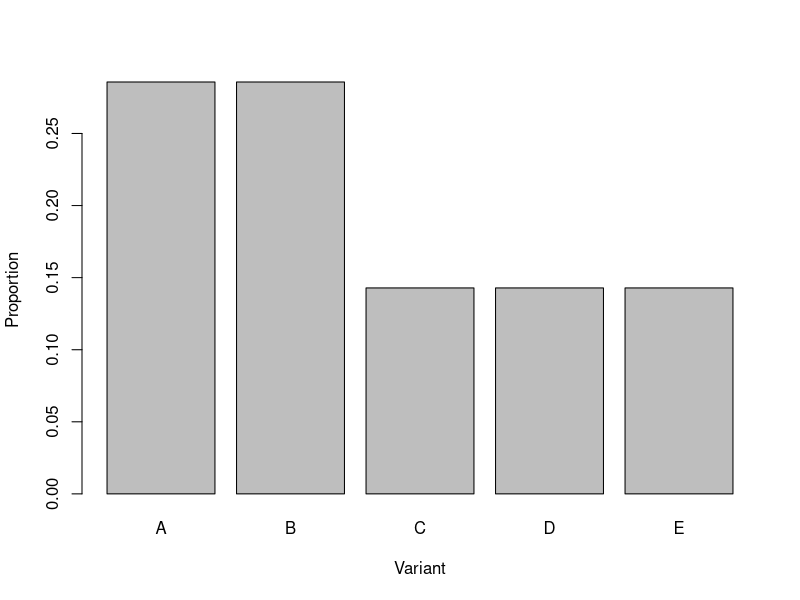
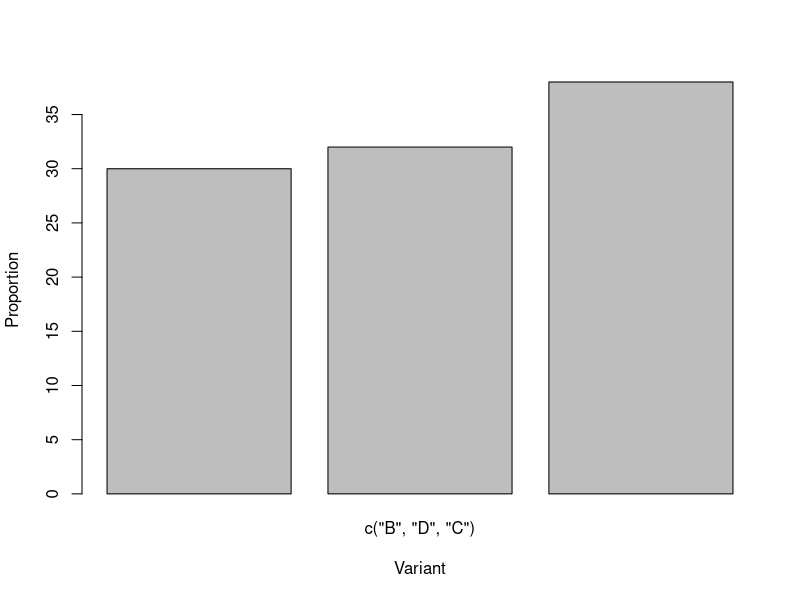

These charts were generated, in order, by the following R code: (Note: this script raises an error after producing the figures.)
print("hello")

# Variants coming from a sample, like from the PHL
# load the csv file
variants = c("XEC","XEC","XEC","XEC","XEC","KP.3.1.1") # n=6 in our sample
# 5/6 are XEC
# 1/6 are KP.3.1.1

# Is our sample of variants from this LTCF
# the same as the population distribution (South Carolina's),
# or is it statistically, systematically, significantly,
# different _for some reason_.

# Maybe there was an outbreak.
population_counts = c("A","A","B","B","C","D","E")
population_distribution = table(population_counts) / length(population_counts)
barplot(population_distribution,xlab="Variant",ylab="Proportion",names.arg=unique(population_counts))

sample_counts <- data.frame(
  Variant = sample(c("B","C", "D"), size = 100, replace = TRUE)
)

sampling_distribution = table(sample_counts) / length(sample_counts)
barplot(sampling_distribution,xlab="Variant",ylab="Proportion",names.arg=unique(sample_counts))

t <- table(population_counts)
t['A'] <- 0
t['B'] <- table(sample_counts)['B']
t['C'] <- table(sample_counts)['C']
t['D'] <- table(sample_counts)['D']
t['E'] <- 0

t

for (variant in unique(population_counts)) {
  print(variant %in% unique(sample_counts))
}

"B" == as.vector(unique(sample_counts))


chi_squared_test <- chisq.test(t, p = population_distribution)
chi_squared_test$p.value

if (chi_square_test$p.value < 0.05) {
  print("The sampling distribution and the population are different")
} else {
  print("They are the same")
}
